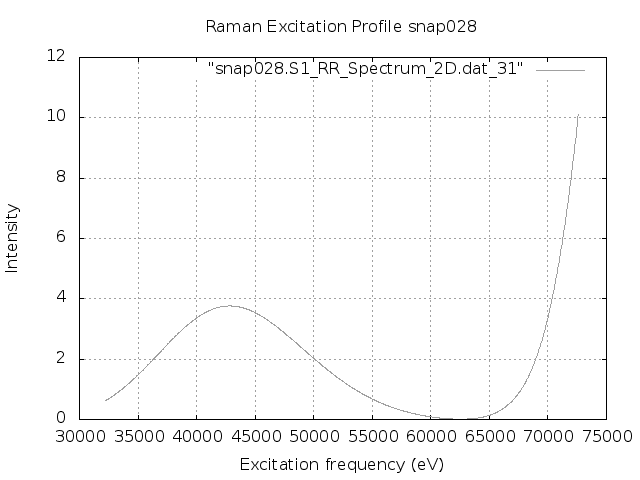

Here is the gnuplot script that generated this plot:
set terminal png
set output "snap028.S1.REP.png"
set xlabel 'Excitation frequency (eV)'
set ylabel 'Intensity'
set title "Raman Excitation Profile snap028"
set grid
set autoscale
plot "snap028.S1_RR_Spectrum_2D.dat_31" with lines lc "blue"
exit
